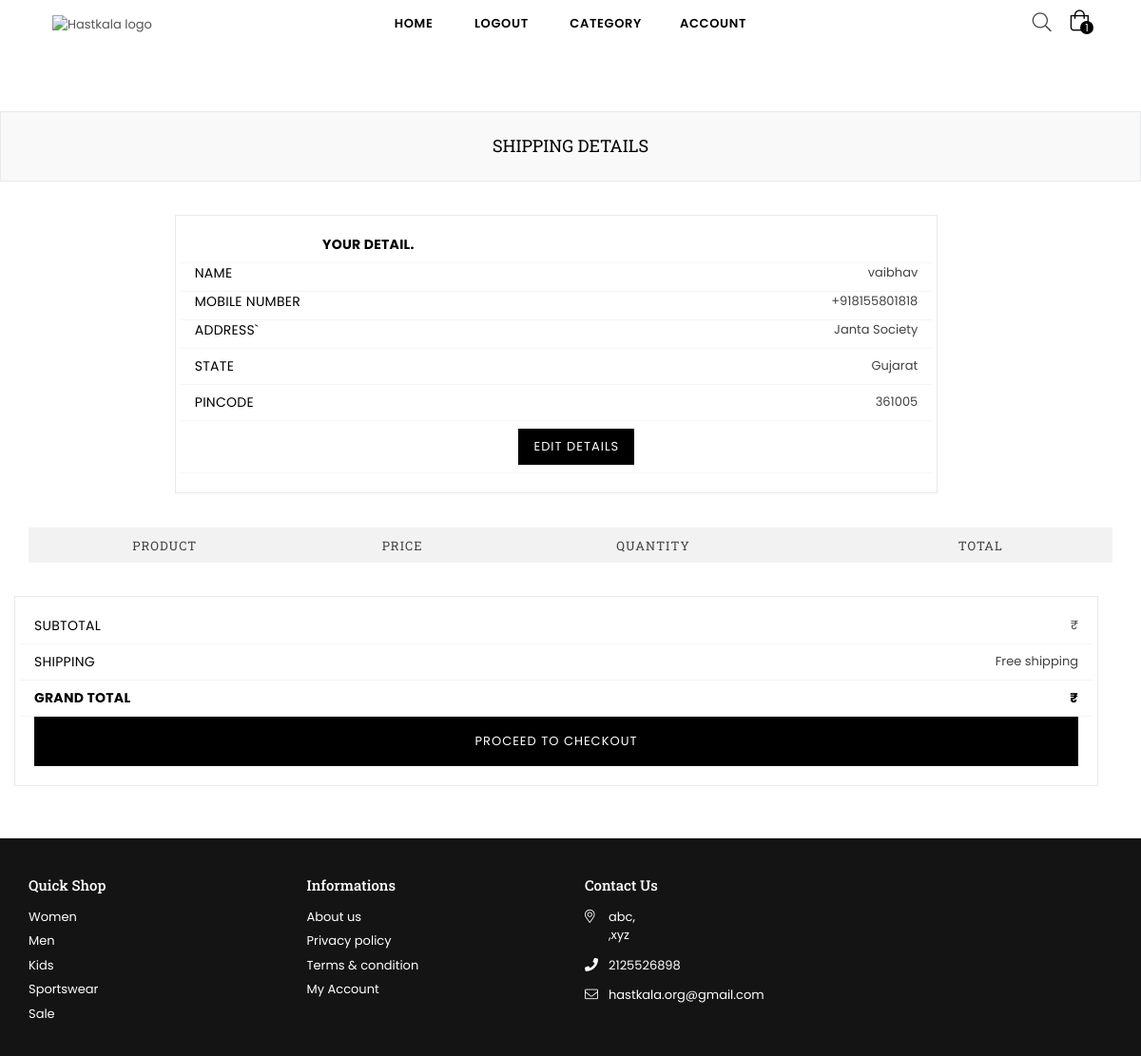
Screenshot of /proceedtopay.php (signed in) with the database file from the repository.
### tables this page shows
CREATE TABLE `profiles` (
  `ID` int(11) NOT NULL,
  `Name` varchar(100) NOT NULL,
  `MobileNumber` varchar(13) NOT NULL,
  `Address` varchar(500) NOT NULL,
  `State` varchar(50) NOT NULL,
  `Gender` varchar(20) NOT NULL,
  `Pincode` varchar(6) NOT NULL,
  `UserID` int(11) NOT NULL
);

### proceedtopay.php (the view, shortened to what this page needs)
<?php
require './header.php';
?>
<?php
$userid = $_SESSION['id'];
?>
<br>
<br>
<br>
<br>
<br>
<br>
<div id="page-content">
    <div class="page section-header text-center">
        <div class="page-title">
            <div class="wrapper">
                <h1 class="page-width">Shipping details</h1>
            </div>
        </div>
    </div>
    <?php
  $profilesdetails = $database->prepare("SELECT `Name`,`MobileNumber`,`Address`,`State`,`Pincode` FROM `profiles` WHERE `ID` = ?");
  $profilesdetails->execute(array($userid));
  $profile = $profilesdetails->fetch(PDO::FETCH_ASSOC);
  ?>
    <div class="container">
        <div class="row">
            <div class="cart col-12 col-sm-5 col-md-12 col-lg-12 main-col">
                <table>
                    <div class="row justify-content-center col-12 col-sm-12 col-md-6 col-lg-12 cart__footer">
                        <div class="col-12 col-sm-12 col-md-6 col-lg-9 ">
                            <div class="solid-border">
                                <div class="row border-bottom pb-2">
                                    <span class=" text-center col-12 col-sm-6 cart__subtotal-title">
                                        <b>your Detail.</b>
                                    </span>
                                </div>
                                <div class="row border-bottom pb-2">
                                    <span class="col-12 col-sm-6 cart__subtotal-title">name</span>
                                    <span class="col-12 col-sm-6 text-right"><span
                                            class="money"><?= $profile['Name'] ?></span></span>
                                </div>
                                <div class="row border-bottom pb-2">
                                    <span class="col-12 col-sm-6 cart__subtotal-title">Mobile Number</span>
                                    <span class="col-12 col-sm-6 text-right"><span
                                            class="money"><?= $profile['MobileNumber'] ?></span></span>
                                </div>
                                <div class="row border-bottom pb-2">
                                    <span class="col-12 col-sm-6 cart__subtotal-title">Address`</span>
                                    <span class="col-12 col-sm-6 text-right"><span
                                            class="money"><?= $profile['Address'] ?></span></span>
                                </div>
                                <div class="row border-bottom pb-2 pt-2">
                                    <span class="col-12 col-sm-6 cart__subtotal-title">State</span>
                                    <span class="col-12 col-sm-6 text-right"><span
                                            class="money"><?= $profile['State'] ?></span></span>
                                </div>
                                <div class="row border-bottom pb-2 pt-2">
                                    <span class="col-12 col-sm-6 cart__subtotal-title">pincode</span>
                                    <span class="col-12 col-sm-6 text-right"><span
                                            class="money"><?= $profile['Pincode']; ?></span></span>
                                </div>
                                <div class="row border-bottom pb-2 pt-2">
                                    <a href="./profile.php" style="margin-left: 45%;"
                                        class=" btn btn-secondary  cart-continue">Edit Details</a>
                                </div>
                            </div>
                        </div>
                        <div class="container">
                            <div class="row">
                                <div class="cart  col-12 col-sm-5 col-md-12 col-lg-12 main-col">
                                    <table>
                                        <thead class="cart__row cart__header">
                                            <tr>
                                                <th colspan="2" class="text-center">Product</th>
                                                <th class="text-center">Price</th>
                                                <th class="text-center">Quantity</th>
                                                <th class="text-right">Total</th>
                                                <th class="action">&nbsp;</th>
                                            </tr>
                                        </thead>
                                        <?php
                    $subamount = null;
                    ?>
                                    </table>
                                </div>
                            </div>
                        </div>
                    </div>
            </div>
        </div>
        <br>
    </div>
    <div class="row justify-content-end col-12 col-sm-12 col-md-6 col-lg-12 cart__footer">
        <div class="col-12 col-sm-12 col-md-6 col-lg-12 ">
            <div class="solid-border">
                <div class="row border-bottom pb-2">
                    <span class="col-12 col-sm-6 cart__subtotal-title">Subtotal</span>
                    <span class="col-12 col-sm-6 text-right"><span class="money">₹<?= $subamount ?></span></span>
                </div>
                <div class="row border-bottom pb-2 pt-2">
                    <span class="col-12 col-sm-6 cart__subtotal-title">Shipping</span>
                    <span class="col-12 col-sm-6 text-right">Free shipping</span>
                </div>
                <div class="row border-bottom pb-2 pt-2">
                    <span class="col-12 col-sm-6 cart__subtotal-title"><strong>Grand Total</strong></span>
                    <span class="col-12 col-sm-6 cart__subtotal-title cart__subtotal text-right"><span
                            class="money">₹<?= $subamount ?></span></span>
                </div>
                <a href="./buyproduct.php" type="submit" name="checkout" id="cartCheckout"
                    class="btn btn--small-wide checkout">Proceed To Checkout</a>
            </div>
        </div>
    </div>
    <?php
  require './footer.php';
  ?>

### rows the page displays
profiles: Name "vaibhav", MobileNumber "+918155801818", Address "Janta Society", State "Gujarat", Pincode "361005"

### other values shown
$numberOfCartItems "1"
